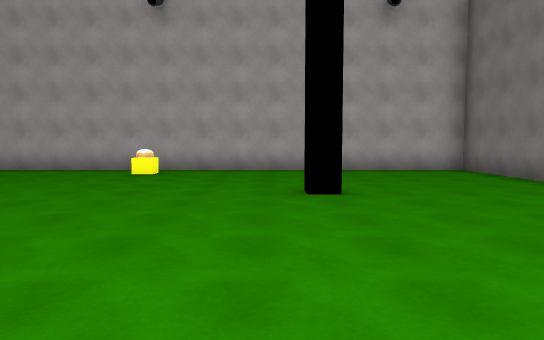
view 1 (above)

16 first-person views from a walk through a 3-D level made in the Unity game engine. The camera is 1.5 m above the floor, tilts 4° down and sees 70° across. Doors are open. The floor is counted in squares, 2 m on a side. Each view is taken from the middle of a square. On the plan, view 1 faces up. The plan holds only what a view shows up to about 12 squares ahead; the rest is blank. The player is left out. Some surface patterns are stand-ins.

view 2
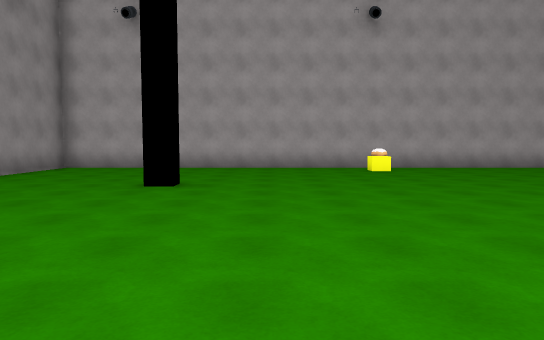

view 3
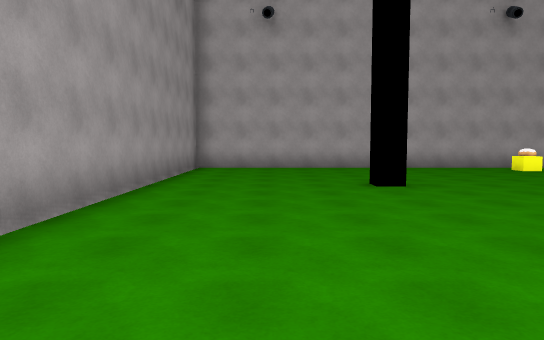

view 4
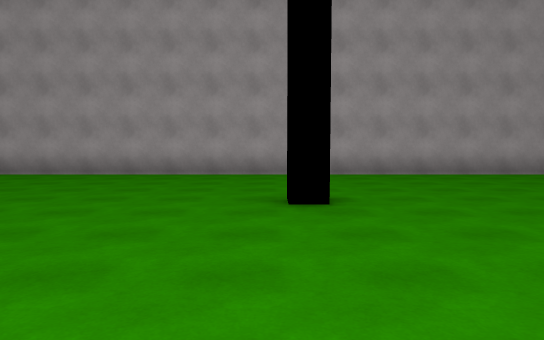

view 5
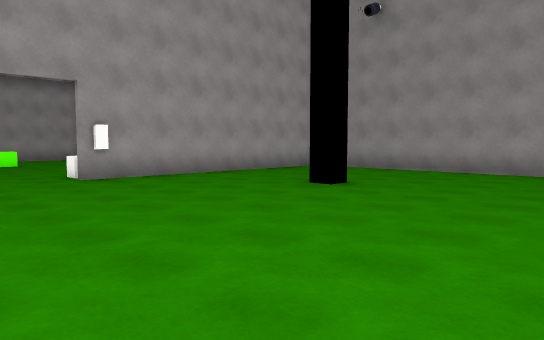

view 6
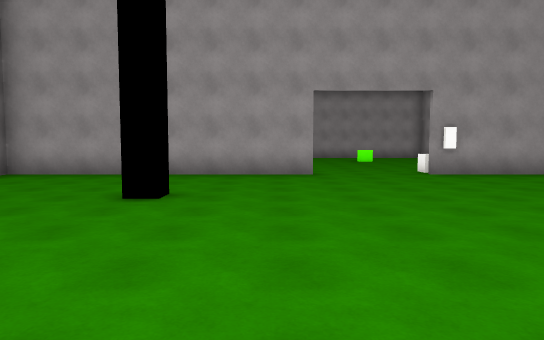

view 7
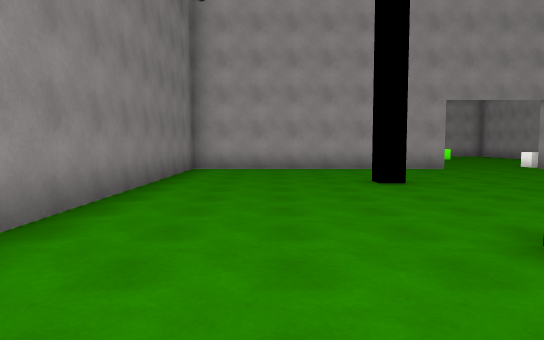

view 8
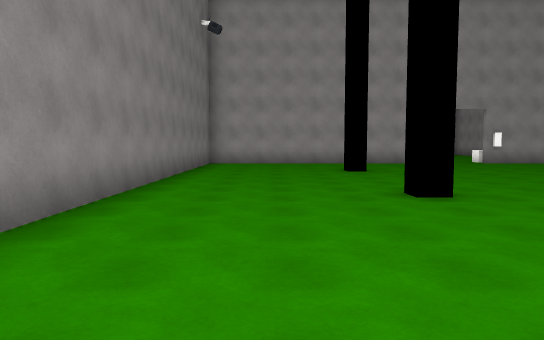

view 9
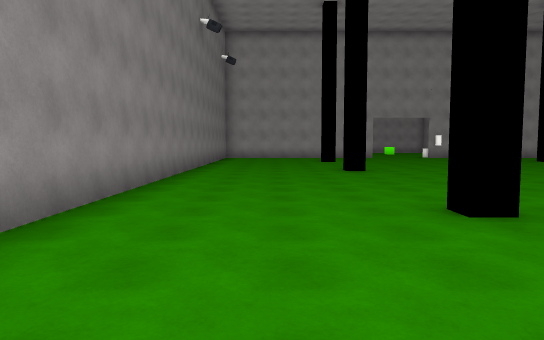

view 10
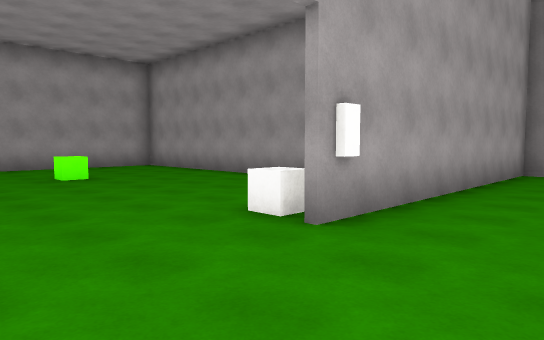

view 11
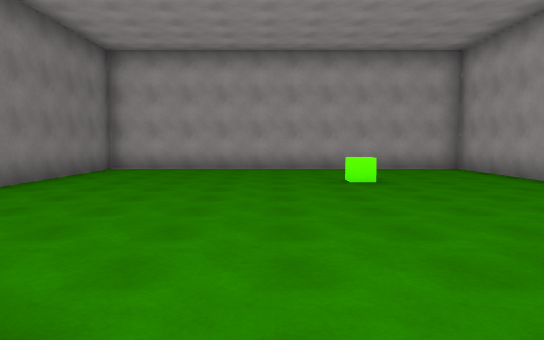

view 12
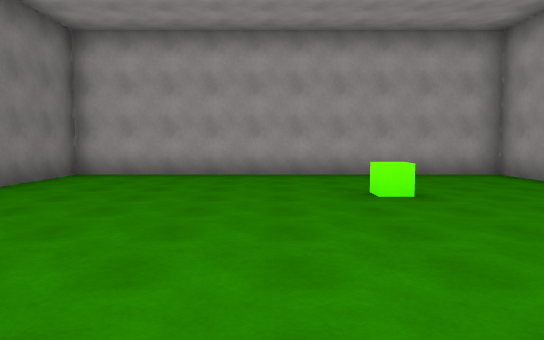

view 13
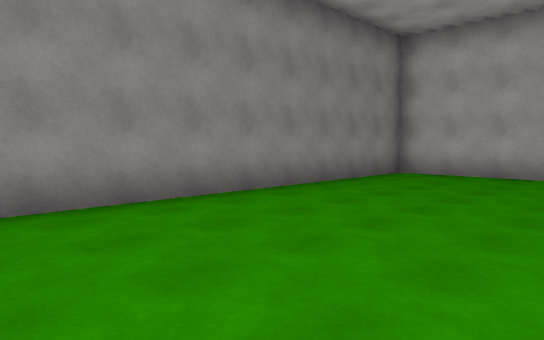

view 14
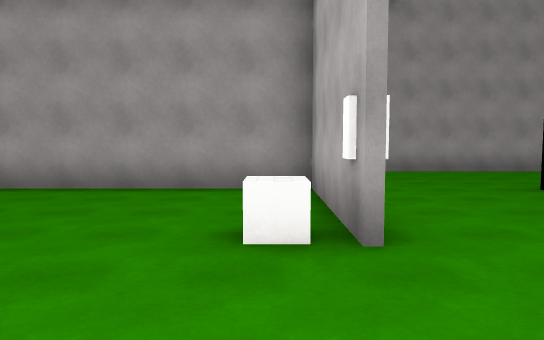

view 15
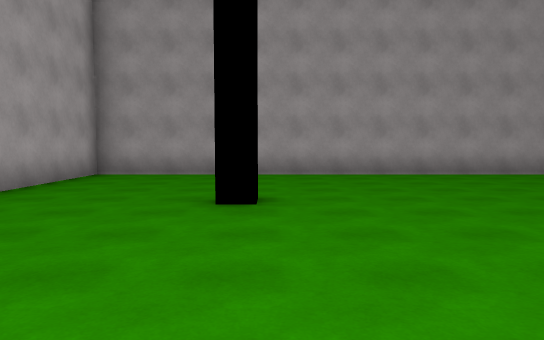

view 16
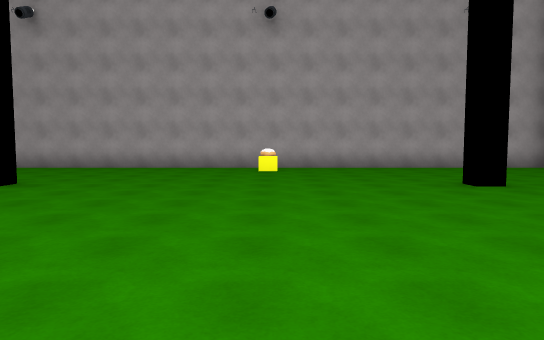

### Floor plan
Key: @ floor where view 1 was taken; # wall or solid block; . floor; D open door; B yellow block; W white block; C cube; G green cube; O other object.
Columns run from 13 left of view 1 to 6 right of it. Each row starts with its distance up from view 1.
 11 ####################
 10 #........BO........#
  9 #..................#
  8 #..................#
  7 #..................#
  6 #....#........#....#
  5 #..................#
  4 #..................#
  3 #..................#
  2 #..................#
  1 #..................#
  0 #....#.......@#....#
 -1 #..................#
 -2 #..................#
 -3 #..................#
 -4 #..................#
 -5 #....#........#....#
 -6 #..................#
 -7 #..................#
 -8 #..................#
 -9 #...####WDDD####...#
-10 #####...C..... #####
-11     #..........#
-12     #..........#
-13     #..........#
-14     #..........#
-15     #..........#
-16     #...G......#
-17     #..........#
-18     #..........#
-19     #..........#
-20     ############

Positions as (right, up) in squares from view 1, and headings:
1: (0, 0), facing up
2: (-6, -1), facing up
3: (-10, -1), facing up
4: (-3, -1), facing left
5: (-2, -1), facing down-left
6: (-1, 0), facing down
7: (3, 2), facing down
8: (3, 5), facing down
9: (3, 10), facing down
10: (-2, -7), facing down-left
11: (-3, -8), facing down
12: (-3, -10), facing down
13: (-3, -10), facing down-right
14: (-2, -10), facing left
15: (-3, -5), facing left
16: (-3, -1), facing up
